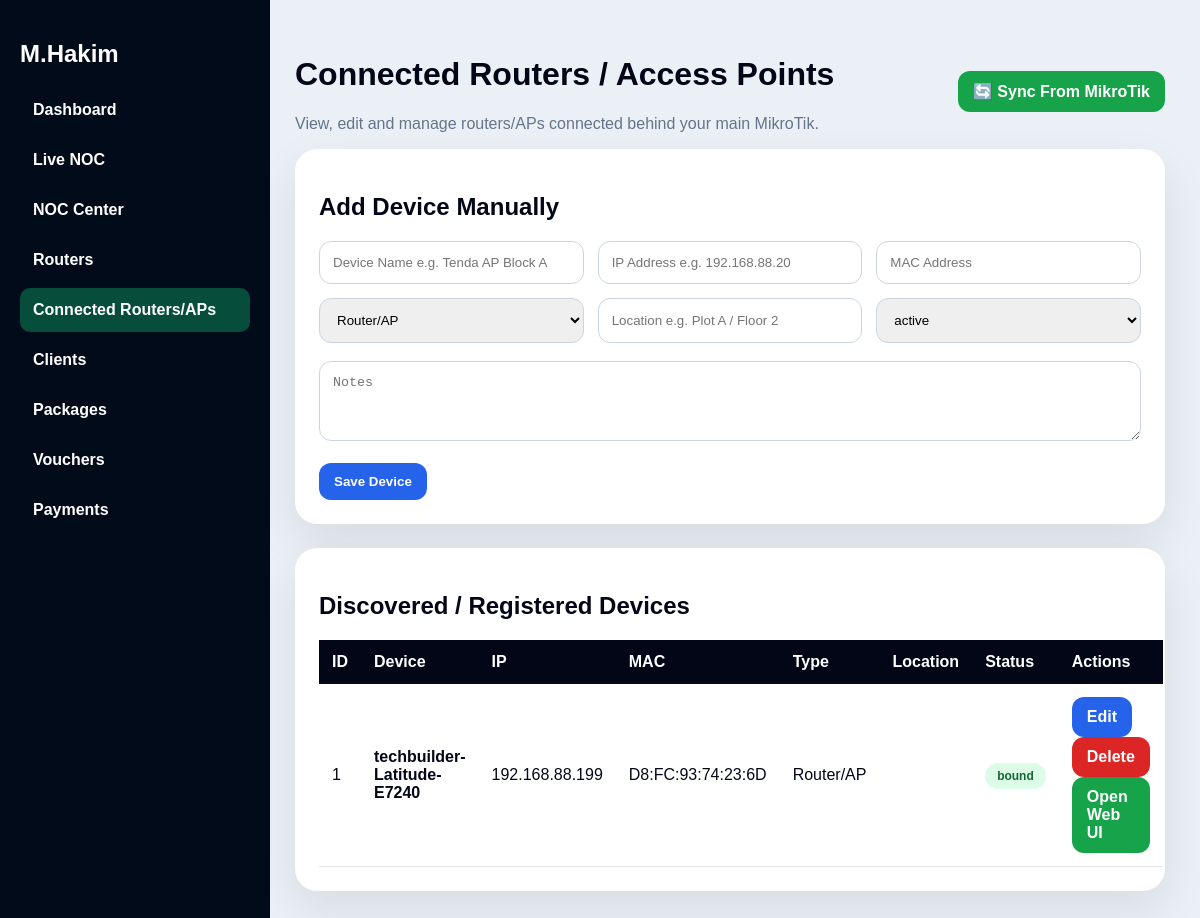
The page /connected_routers.php on the database its author committed.
### tables this page shows
CREATE TABLE `connected_routers` (
  `id` int NOT NULL AUTO_INCREMENT,
  `device_name` varchar(150) DEFAULT NULL,
  `ip_address` varchar(60) DEFAULT NULL,
  `mac_address` varchar(80) DEFAULT NULL,
  `device_type` varchar(80) DEFAULT 'Router/AP',
  `location` varchar(150) DEFAULT NULL,
  `notes` text,
  `status` varchar(50) DEFAULT 'active',
  `created_at` timestamp NULL DEFAULT CURRENT_TIMESTAMP,
  PRIMARY KEY (`id`)
);

### connected_routers.php (the view, shortened to what this page needs)
<?php
require_once __DIR__ . "/config/database.php";
$pdo->exec("
CREATE TABLE IF NOT EXISTS connected_routers (
    id INT AUTO_INCREMENT PRIMARY KEY,
    device_name VARCHAR(150),
    ip_address VARCHAR(60),
    mac_address VARCHAR(80),
    device_type VARCHAR(80) DEFAULT 'Router/AP',
    location VARCHAR(150),
    notes TEXT,
    status VARCHAR(50) DEFAULT 'active',
    created_at TIMESTAMP DEFAULT CURRENT_TIMESTAMP
)
");
$edit = null;
$devices = $pdo->query("SELECT * FROM connected_routers ORDER BY id DESC")->fetchAll(PDO::FETCH_ASSOC);
?>
<!DOCTYPE html>
<html>
<head>
</head>
<body>
<div class="sidebar">
<h2>M.Hakim</h2>
<a href="dashboard.php">Dashboard</a>
<a href="noc_final_clean.php">Live NOC</a>
<a href="noc.php">NOC Center</a>
<a href="routers.php">Routers</a>
<a class="active" href="connected_routers.php">Connected Routers/APs</a>
<a href="clients.php">Clients</a>
<a href="packages.php">Packages</a>
<a href="vouchers.php">Vouchers</a>
<a href="payments.php">Payments</a>
</div>
<div class="main">
<div class="topbar">
<div>
<h1>Connected Routers / Access Points</h1>
<p class="small">View, edit and manage routers/APs connected behind your main MikroTik.</p>
</div>
<a class="green btn" href="?sync=1">🔄 Sync From MikroTik</a>
</div>
<div class="card">
<h2><?php echo $edit ? "Edit Device" : "Add Device Manually"; ?></h2>
<form method="POST">
<div class="grid">
<input name="device_name" placeholder="Device Name e.g. Tenda AP Block A" value="<?php echo htmlspecialchars($edit["device_name"] ?? ""); ?>" required>
<input name="ip_address" placeholder="IP Address e.g. 192.168.88.20" value="<?php echo htmlspecialchars($edit["ip_address"] ?? ""); ?>">
<input name="mac_address" placeholder="MAC Address" value="<?php echo htmlspecialchars($edit["mac_address"] ?? ""); ?>">
<select name="device_type">
<?php
$types = ["Router/AP","Switch","Hotspot Host","Client Router","Repeater","CPE"];
foreach($types as $t){
    $sel = (($edit["device_type"] ?? "") === $t) ? "selected" : "";
    echo "<option $sel>$t</option>";
}
?>
</select>
<input name="location" placeholder="Location e.g. Plot A / Floor 2" value="<?php echo htmlspecialchars($edit["location"] ?? ""); ?>">
<select name="status">
<option value="active" <?php if(($edit["status"] ?? "")=="active") echo "selected"; ?>>active</option>
</select>
</div>
<br>
<textarea name="notes" placeholder="Notes"><?php echo htmlspecialchars($edit["notes"] ?? ""); ?></textarea>
<br><br>
<button class="blue" name="save_device"><?php echo $edit ? "Update Device" : "Save Device"; ?></button>
</form>
</div>
<div class="card">
<h2>Discovered / Registered Devices</h2>
<table>
<tr>
<th>ID</th>
<th>Device</th>
<th>IP</th>
<th>MAC</th>
<th>Type</th>
<th>Location</th>
<th>Status</th>
<th>Actions</th>
</tr>
<?php foreach($devices as $d): ?>
<tr>
<td><?php echo $d["id"]; ?></td>
<td><b><?php echo htmlspecialchars($d["device_name"]); ?></b><br><small><?php echo htmlspecialchars($d["notes"] ?? ""); ?></small></td>
<td><?php echo htmlspecialchars($d["ip_address"]); ?></td>
<td><?php echo htmlspecialchars($d["mac_address"]); ?></td>
<td><?php echo htmlspecialchars($d["device_type"]); ?></td>
<td><?php echo htmlspecialchars($d["location"]); ?></td>
<td><span class="badge"><?php echo htmlspecialchars($d["status"]); ?></span></td>
<td>
<a class="blue btn" href="?edit=<?php echo $d["id"]; ?>">Edit</a>
<a class="red btn" onclick="return confirm('Delete this device?')" href="?delete=<?php echo $d["id"]; ?>">Delete</a>
<?php if(!empty($d["ip_address"])): ?>
<a class="green btn" target="_blank" href="http://<?php echo htmlspecialchars($d["ip_address"]); ?>:80">Open Web UI</a>
<?php endif; ?>
</td>
</tr>
<?php endforeach; ?>
</table>
</div>
</div>
</body>
</html>

### connected_routers.php (style rules this page uses)
body { margin:0;font-family:Arial;background:#eaf0f5;color:#020617 }
.sidebar { position:fixed;left:0;top:0;bottom:0;width:230px;background:#020b1a;color:white;padding:20px }
.sidebar a { display:block;color:white;text-decoration:none;padding:13px;border-radius:10px;margin:6px 0;font-weight:800 }
.sidebar a.active,.sidebar a:hover { background:#064e3b }
.main { margin-left:260px;padding:35px }
.card { background:white;border-radius:22px;padding:24px;margin-bottom:24px;box-shadow:0 18px 45px rgba(15,23,42,.09) }
.grid { display:grid;grid-template-columns:repeat(3,1fr);gap:14px }
input,select,textarea { padding:13px;border:1px solid #cbd5e1;border-radius:12px;width:100%;box-sizing:border-box }
textarea { height:80px }
button,.btn { border:0;padding:11px 15px;border-radius:12px;font-weight:900;text-decoration:none;display:inline-block }
.green { background:#16a34a;color:white }
.blue { background:#2563eb;color:white }
.red { background:#dc2626;color:white }
table { width:100%;border-collapse:collapse }
th { background:#020617;color:white;text-align:left;padding:13px }
td { padding:13px;border-bottom:1px solid #e5e7eb }
.badge { background:#dcfce7;color:#166534;padding:6px 12px;border-radius:999px;font-size:12px;font-weight:900 }
.topbar { display:flex;justify-content:space-between;align-items:center;gap:14px }
.small { color:#64748b }

### rows shown on the page
connected_routers: id "1", device_name "techbuilder-Latitude-E7240", ip_address "192.168.88.199", mac_address "D8:FC:93:74:23:6D", device_type "Router/AP", status "bound"

### other values the page prints
form field device_type "Router/AP"
